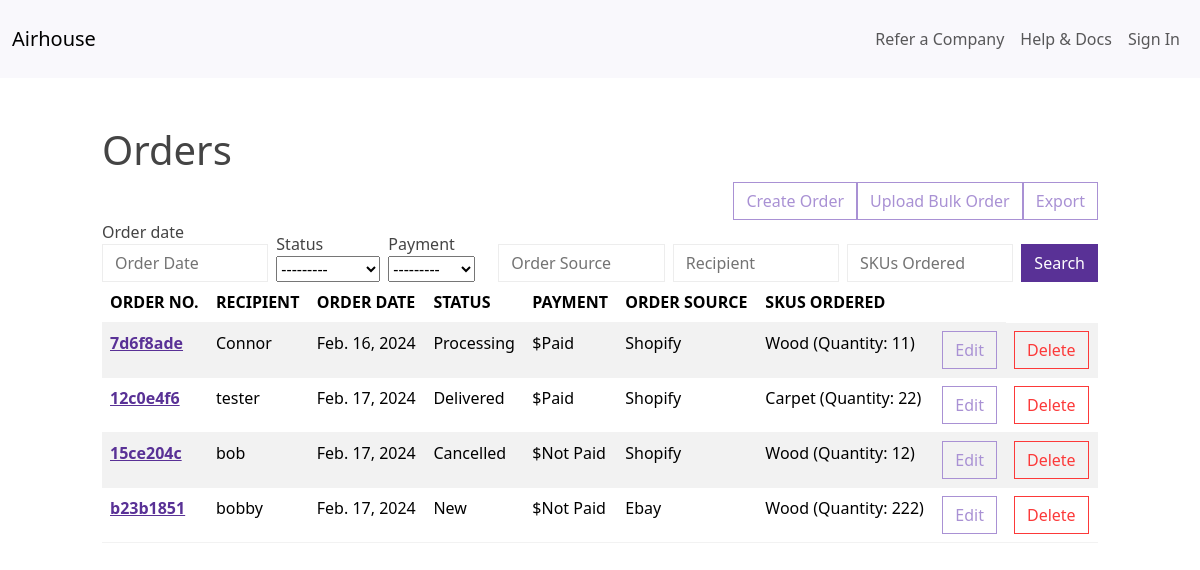
/orders/, run on an earlier commit of the app's database.
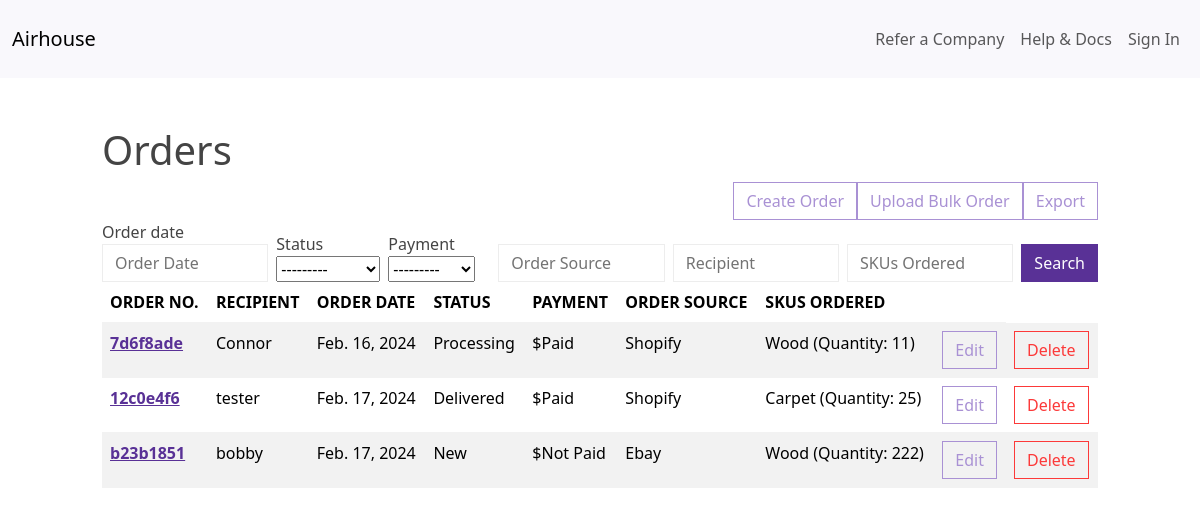
And on a later commit of the database.
### airhouse/models.py (models this page shows, shortened)
class Order(models.Model):
    STATUS_CHOICES = [
        ('new', 'New'),
        ('processing', 'Processing'),
        ('shipped', 'Shipped'),
        ('in_transit', 'In Transit'),
        ('delivered', 'Delivered'),
        ('cancelled', 'Cancelled'),
    ]
    PAYMENT_STATUS_CHOICES = [
        ('paid', 'Paid'),
        ('not_paid', 'Not Paid'),
    ]
    order_no = models.UUIDField(default=uuid.uuid4, editable=False, unique=True)
    recipient = models.CharField(max_length=255)
    order_date = models.DateField(auto_now_add=True)
    status = models.CharField(max_length=20, choices=STATUS_CHOICES, default='new')
    payment = models.CharField(max_length=10, choices=PAYMENT_STATUS_CHOICES, default='not_paid')
    order_source = models.CharField(max_length=255)
    skus_ordered = models.ManyToManyField(InventoryItem, through='OrderItem')

class OrderItem(models.Model):
    order = models.ForeignKey(Order, related_name='order_items', on_delete=models.CASCADE)
    inventory_item = models.ForeignKey(InventoryItem, on_delete=models.CASCADE)
    quantity = models.PositiveIntegerField()

class InventoryItem(models.Model):
    name = models.CharField(max_length=200)
    quantity = models.IntegerField()
    price = models.DecimalField(max_digits=10, decimal_places=2)
    category = models.ForeignKey('Category', on_delete=models.SET_NULL, blank=True, null=True)
    date_created = models.DateTimeField(auto_now_add=True)
    user = models.ForeignKey(get_user_model(), on_delete=models.CASCADE)

### airhouse/views.py (the view)
# urls.py: path('orders/', Orders.as_view(), name='orders'),
class Orders(FilterView):
    model = Order
    template_name = 'airhouse/orders.html'
    context_object_name = 'orders'
    filterset_class = OrderFilter
    def get_context_data(self, **kwargs):
        context = super().get_context_data(**kwargs)
        context['myFilter'] = OrderFilter(self.request.GET, queryset=self.get_queryset())
        return context

### airhouse/templates/airhouse/orders.html (shortened to what this page needs)
{% extends 'airhouse/base.html' %}
{% block content %}
<div class="row">
    <div class="col-md-10 col-12 mx-auto mt-5">
        <h1><a href="{% url 'orders' %}" class="text-reset text-decoration-none">Orders</a></h1>
        <div class="d-flex justify-content-end">
            <a href="{% url 'add-order' %}" class="btn btn-outline-secondary">Create Order</a>
            <a href="#" class="btn btn-outline-secondary">Upload Bulk Order</a>
            <a href="#" class="btn btn-outline-secondary">Export</a>
        </div>
        <form method="get" class="d-flex align-items-end gap-2">
            {% for field in myFilter.form %}
                <div class="form-group">
                    {% if field.name in "order_source,recipient,skus_ordered" %}
                        {{ field }}
                    {% else %}
                        <label for="{{ field.id_for_label }}">{{ field.label }}</label>
                        {{ field }}
                    {% endif %}
                </div>
            {% endfor %}
            <button class="btn btn-primary" type="submit">Search</button>
        </form>
        <table class="table table-hover table-striped">
            <thead>
                <tr>
                    <th scope="col">ORDER NO.</th>
                    <th scope="col">RECIPIENT</th>
                    <th scope="col">ORDER DATE</th>
                    <th scope="col">STATUS</th>
                    <th scope="col">PAYMENT</th>
                    <th scope="col">ORDER SOURCE</th>
                    <th scope="col">SKUS ORDERED</th>
                    <th scope="col"></th>
                </tr>
            </thead>
            <tbody>
                {% for order in orders %}
                <tr>
                    <th scope="row"><a href="{% url 'order-detail' order.pk %}">{{ order.order_no|stringformat:"s"|slice:":8" }}</a></th>
                    <td>{{ order.recipient }}</td>
                    <td>{{ order.order_date }}</td>
                    <td>{{ order.get_status_display }}</td>
                    <td>${{ order.get_payment_display }}</td>
                    <td>{{ order.order_source }}</td>
                    <td>
                        {% for item in order.order_items.all %}
                            {{ item.inventory_item.name }} (Quantity: {{ item.quantity }})
                        {% endfor %}
                    </td>
                    <td><a href="{% url 'edit-order' order.pk %}" class="btn btn-outline-secondary">Edit</a></td>
                    <td><a href="{% url 'delete-order' order.pk %}" class="btn btn-outline-danger">Delete</a></td>
                </tr>
                {% empty %}
                    <h2>No orders found.</h2>
                {% endfor %}
            </tbody>
        </table>
    </div>
</div>
{% endblock %}

What changed in the data, as far as the page shows it:
removed Order: order_no "15ce204c", recipient "bob", order_date "Feb. 17, 2024", status "Cancelled", payment "Not Paid", order_source "Shopify"
removed OrderItem: inventory_item.name "Wood", quantity "12", shown under "15ce204c"
changed OrderItem "Carpet": quantity "22" → "25"
